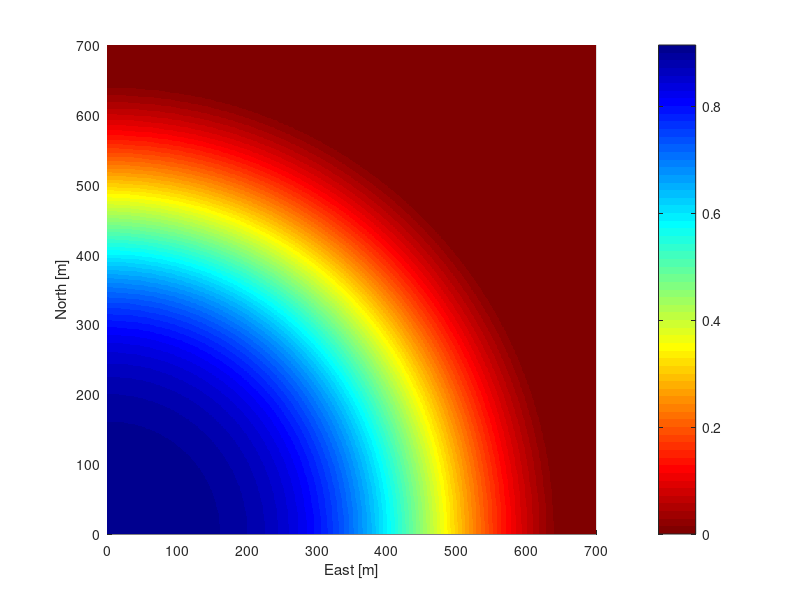

Recreate this plot in MATLAB.

clear;

range = [0 700 0 700];
dr = 1;

[x,y] = meshgrid(range(1):dr:range(2),range(3):dr:range(4));
beta = max(0.5*erfc((sqrt(x.^2+y.^2)-461)/195)-0.085,0);

surf(x,y,beta,'edgecolor','none'), axis equal, xlabel('East [m]'), ylabel('North [m]')
view(0,90)
colormap(flipud(jet));
colorbar